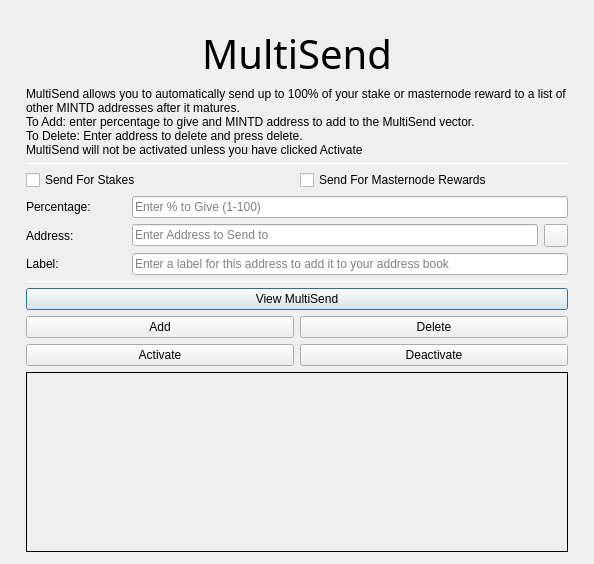
<?xml version="1.0" encoding="UTF-8"?>
<ui version="4.0">
 <class>MultiSendDialog</class>
 <widget class="QDialog" name="MultiSendDialog">
  <property name="windowModality">
   <enum>Qt::NonModal</enum>
  </property>
  <property name="geometry">
   <rect>
    <x>0</x>
    <y>0</y>
    <width>594</width>
    <height>526</height>
   </rect>
  </property>
  <property name="windowTitle">
   <string>MultiSend</string>
  </property>
  <layout class="QVBoxLayout" name="verticalLayout" stretch="0">
   <property name="leftMargin">
    <number>6</number>
   </property>
   <property name="topMargin">
    <number>6</number>
   </property>
   <property name="rightMargin">
    <number>6</number>
   </property>
   <property name="bottomMargin">
    <number>6</number>
   </property>
   <item>
    <layout class="QVBoxLayout" name="verticalLayout_Main" stretch="0,1,1,1,0,1,1,1">
     <property name="leftMargin">
      <number>20</number>
     </property>
     <property name="topMargin">
      <number>20</number>
     </property>
     <property name="rightMargin">
      <number>20</number>
     </property>
     <property name="bottomMargin">
      <number>20</number>
     </property>
     <item>
      <widget class="QLabel" name="multiSendHeader">
       <property name="font">
        <font>
         <family>Hind</family>
         <pointsize>30</pointsize>
         <weight>50</weight>
         <bold>false</bold>
        </font>
       </property>
       <property name="text">
        <string>MultiSend</string>
       </property>
       <property name="alignment">
        <set>Qt::AlignCenter</set>
       </property>
      </widget>
     </item>
     <item>
      <widget class="QLabel" name="label_2">
       <property name="lineWidth">
        <number>1</number>
       </property>
       <property name="text">
        <string>MultiSend allows you to automatically send up to 100% of your stake or masternode reward to a list of other MINTD addresses after it matures.
To Add: enter percentage to give and MINTD address to add to the MultiSend vector.
To Delete: Enter address to delete and press delete.
MultiSend will not be activated unless you have clicked Activate</string>
       </property>
       <property name="alignment">
        <set>Qt::AlignLeading|Qt::AlignLeft|Qt::AlignTop</set>
       </property>
       <property name="wordWrap">
        <bool>true</bool>
       </property>
      </widget>
     </item>
     <item>
      <widget class="Line" name="line">
       <property name="minimumSize">
        <size>
         <width>0</width>
         <height>1</height>
        </size>
       </property>
       <property name="maximumSize">
        <size>
         <width>16777215</width>
         <height>1</height>
        </size>
       </property>
       <property name="orientation">
        <enum>Qt::Horizontal</enum>
       </property>
      </widget>
     </item>
     <item>
      <layout class="QVBoxLayout" name="verticalLayout_Settings">
       <item>
        <layout class="QHBoxLayout" name="horizontalLayout">
         <item>
          <widget class="QCheckBox" name="multiSendStakeCheckBox">
           <property name="text">
            <string>Send For Stakes</string>
           </property>
          </widget>
         </item>
         <item>
          <widget class="QCheckBox" name="multiSendMasternodeCheckBox">
           <property name="text">
            <string>Send For Masternode Rewards</string>
           </property>
          </widget>
         </item>
        </layout>
       </item>
       <item>
        <layout class="QHBoxLayout" name="horizontalLayout_6">
         <item>
          <widget class="QLabel" name="label">
           <property name="minimumSize">
            <size>
             <width>100</width>
             <height>0</height>
            </size>
           </property>
           <property name="toolTip">
            <string>Percentage of stake to send</string>
           </property>
           <property name="text">
            <string>Percentage:</string>
           </property>
          </widget>
         </item>
         <item>
          <widget class="QLineEdit" name="multiSendPercentEdit">
           <property name="toolTip">
            <string>Enter whole numbers 1 - 100</string>
           </property>
           <property name="placeholderText">
            <string>Enter % to Give (1-100)</string>
           </property>
          </widget>
         </item>
        </layout>
       </item>
       <item>
        <layout class="QHBoxLayout" name="horizontalLayout_7">
         <item>
          <widget class="QLabel" name="label_5">
           <property name="minimumSize">
            <size>
             <width>100</width>
             <height>0</height>
            </size>
           </property>
           <property name="toolTip">
            <string>Address to send portion of stake to</string>
           </property>
           <property name="text">
            <string>Address:</string>
           </property>
          </widget>
         </item>
         <item>
          <widget class="QLineEdit" name="multiSendAddressEdit">
           <property name="toolTip">
            <string/>
           </property>
           <property name="placeholderText">
            <string>Enter Address to Send to</string>
           </property>
          </widget>
         </item>
         <item>
          <widget class="QToolButton" name="addressBookButton">
           <property name="maximumSize">
            <size>
             <width>16777215</width>
             <height>32</height>
            </size>
           </property>
           <property name="toolTip">
            <string>Choose an address from the address book</string>
           </property>
           <property name="text">
            <string/>
           </property>
           <property name="icon">
            <iconset resource="../mintd.qrc">
             <normaloff>:/icons/address-book</normaloff>:/icons/address-book</iconset>
           </property>
           <property name="shortcut">
            <string>Alt+A</string>
           </property>
          </widget>
         </item>
        </layout>
       </item>
      </layout>
     </item>
     <item>
      <layout class="QHBoxLayout" name="horizontalLayout_3">
       <item>
        <widget class="QLabel" name="label_3">
         <property name="minimumSize">
          <size>
           <width>100</width>
           <height>0</height>
          </size>
         </property>
         <property name="text">
          <string>Label:</string>
         </property>
        </widget>
       </item>
       <item>
        <widget class="QLineEdit" name="labelAddressLabelEdit">
         <property name="placeholderText">
          <string>Enter a label for this address to add it to your address book</string>
         </property>
        </widget>
       </item>
      </layout>
     </item>
     <item>
      <widget class="Line" name="line_2">
       <property name="minimumSize">
        <size>
         <width>0</width>
         <height>1</height>
        </size>
       </property>
       <property name="maximumSize">
        <size>
         <width>16777215</width>
         <height>1</height>
        </size>
       </property>
       <property name="orientation">
        <enum>Qt::Horizontal</enum>
       </property>
      </widget>
     </item>
     <item>
      <layout class="QVBoxLayout" name="verticalLayout_Buttons">
       <item>
        <layout class="QHBoxLayout" name="horizontalLayout_4">
         <item>
          <widget class="QPushButton" name="viewButton">
           <property name="toolTip">
            <string/>
           </property>
           <property name="statusTip">
            <string>View MultiSend Vector</string>
           </property>
           <property name="text">
            <string>View MultiSend</string>
           </property>
          </widget>
         </item>
        </layout>
       </item>
       <item>
        <layout class="QHBoxLayout" name="horizontalLayout_2">
         <item>
          <widget class="QPushButton" name="addButton">
           <property name="toolTip">
            <string/>
           </property>
           <property name="statusTip">
            <string>Add to MultiSend Vector</string>
           </property>
           <property name="text">
            <string>Add</string>
           </property>
          </widget>
         </item>
         <item>
          <widget class="QPushButton" name="deleteButton">
           <property name="toolTip">
            <string/>
           </property>
           <property name="statusTip">
            <string>Delete Address From MultiSend Vector</string>
           </property>
           <property name="text">
            <string>Delete</string>
           </property>
          </widget>
         </item>
        </layout>
       </item>
       <item>
        <layout class="QHBoxLayout" name="horizontalLayout_5">
         <item>
          <widget class="QPushButton" name="activateButton">
           <property name="statusTip">
            <string>Activate MultiSend</string>
           </property>
           <property name="text">
            <string>Activate</string>
           </property>
          </widget>
         </item>
         <item>
          <widget class="QPushButton" name="disableButton">
           <property name="statusTip">
            <string>Deactivate MultiSend</string>
           </property>
           <property name="text">
            <string>Deactivate</string>
           </property>
          </widget>
         </item>
        </layout>
       </item>
      </layout>
     </item>
     <item>
      <widget class="QLabel" name="message">
       <property name="minimumSize">
        <size>
         <width>0</width>
         <height>180</height>
        </size>
       </property>
       <property name="frameShape">
        <enum>QFrame::Panel</enum>
       </property>
       <property name="frameShadow">
        <enum>QFrame::Plain</enum>
       </property>
       <property name="lineWidth">
        <number>1</number>
       </property>
       <property name="midLineWidth">
        <number>1</number>
       </property>
       <property name="text">
        <string/>
       </property>
       <property name="alignment">
        <set>Qt::AlignLeading|Qt::AlignLeft|Qt::AlignTop</set>
       </property>
       <property name="wordWrap">
        <bool>true</bool>
       </property>
      </widget>
     </item>
    </layout>
   </item>
  </layout>
 </widget>
 <resources>
  <include location="../mintd.qrc"/>
 </resources>
 <connections/>
</ui>
